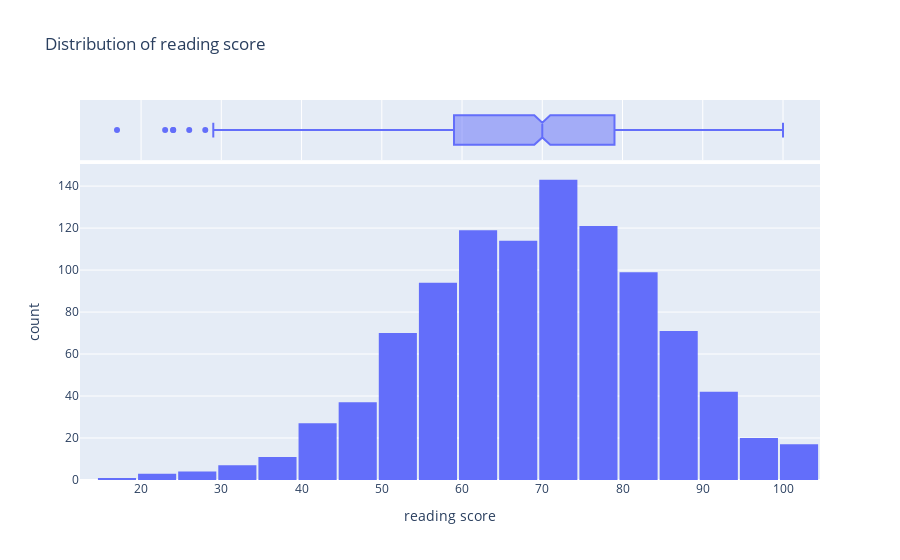

Here is the notebook cell this chart was saved with:
### Code cell
assert reading_col is not None
fig = px.histogram(df, x=reading_col, nbins=20, title=f"Distribution of {reading_col}", marginal="box")
fig.update_layout(bargap=0.05)
fig.show()

m, md, sd, sk = df[reading_col].mean(), df[reading_col].median(), df[reading_col].std(), df[reading_col].skew()
print(f"[INSIGHT] {reading_col}: Mean={m:.1f}, Median={md:.1f}, SD={sd:.1f}, Skew={sk:.2f}.")
print("[DECISION] If Reading is weaker, emphasize comprehension strategies and practice sets.")

### Figure 1 — Plotly figure (JSON) as saved in the notebook; plotly's stock layout.template omitted (floating-point values rounded to 4 significant figures; data arrays with more than 128 entries replaced by an {"elided": "..."} marker saying what was removed)
{"data": [{"bingroup": "x", "hovertemplate": "reading score=%{x}<br>count=%{y}<extra></extra>", "legendgroup": "", "marker": {"color": "#636efa", "pattern": {"shape": ""}}, "name": "", "nbinsx": 20, "orientation": "v", "showlegend": false, "type": "histogram", "x": {"elided": "1000 int values"}, "xaxis": "x", "yaxis": "y"}, {"hovertemplate": "reading score=%{x}<extra></extra>", "legendgroup": "", "marker": {"color": "#636efa"}, "name": "", "notched": true, "showlegend": false, "type": "box", "x": {"elided": "1000 int values"}, "xaxis": "x2", "yaxis": "y2"}], "layout": {"bargap": 0.05, "barmode": "relative", "legend": {"tracegroupgap": 0}, "title": {"text": "Distribution of reading score"}, "xaxis": {"anchor": "y", "domain": [0, 1], "title": {"text": "reading score"}}, "xaxis2": {"anchor": "y2", "domain": [0, 1], "matches": "x", "showgrid": true, "showticklabels": false}, "yaxis": {"anchor": "x", "domain": [0, 0.8316], "title": {"text": "count"}}, "yaxis2": {"anchor": "x2", "domain": [0.8416, 1], "matches": "y2", "showgrid": false, "showline": false, "showticklabels": false, "ticks": ""}}}
